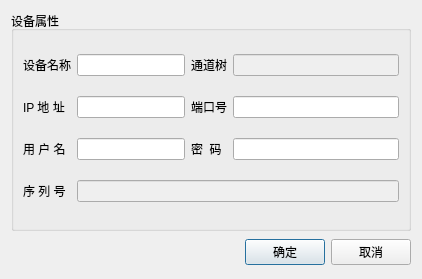
<?xml version="1.0" encoding="UTF-8"?>
<ui version="4.0">
 <class>Dialog</class>
 <widget class="QDialog" name="Dialog">
  <property name="windowModality">
   <enum>Qt::NonModal</enum>
  </property>
  <property name="enabled">
   <bool>true</bool>
  </property>
  <property name="geometry">
   <rect>
    <x>0</x>
    <y>0</y>
    <width>420</width>
    <height>279</height>
   </rect>
  </property>
  <property name="maximumSize">
   <size>
    <width>420</width>
    <height>279</height>
   </size>
  </property>
  <property name="windowTitle">
   <string>设备属性</string>
  </property>
  <layout class="QVBoxLayout" name="verticalLayout_2">
   <item>
    <layout class="QVBoxLayout" name="verticalLayout">
     <item>
      <widget class="QGroupBox" name="groupBox">
       <property name="minimumSize">
        <size>
         <width>400</width>
         <height>220</height>
        </size>
       </property>
       <property name="maximumSize">
        <size>
         <width>400</width>
         <height>220</height>
        </size>
       </property>
       <property name="title">
        <string>设备属性</string>
       </property>
       <layout class="QHBoxLayout" name="horizontalLayout">
        <item>
         <layout class="QGridLayout" name="gridLayout">
          <item row="0" column="0" colspan="2">
           <widget class="QLabel" name="label">
            <property name="text">
             <string>设备名称</string>
            </property>
           </widget>
          </item>
          <item row="0" column="6">
           <widget class="QLineEdit" name="channelNumber">
            <property name="enabled">
             <bool>false</bool>
            </property>
           </widget>
          </item>
          <item row="2" column="0" colspan="2">
           <widget class="QLabel" name="label_4">
            <property name="text">
             <string>用 户 名</string>
            </property>
           </widget>
          </item>
          <item row="3" column="0" colspan="2">
           <widget class="QLabel" name="label_7">
            <property name="text">
             <string>序 列 号</string>
            </property>
           </widget>
          </item>
          <item row="1" column="6">
           <widget class="QLineEdit" name="port"/>
          </item>
          <item row="2" column="6">
           <widget class="QLineEdit" name="password">
            <property name="echoMode">
             <enum>QLineEdit::Password</enum>
            </property>
           </widget>
          </item>
          <item row="1" column="5">
           <widget class="QLabel" name="label_3">
            <property name="text">
             <string>端口号</string>
            </property>
           </widget>
          </item>
          <item row="0" column="5">
           <widget class="QLabel" name="label_6">
            <property name="text">
             <string>通道树</string>
            </property>
           </widget>
          </item>
          <item row="0" column="2" colspan="3">
           <widget class="QLineEdit" name="deviceName"/>
          </item>
          <item row="1" column="2" colspan="3">
           <widget class="QLineEdit" name="ipAddr"/>
          </item>
          <item row="2" column="5">
           <widget class="QLabel" name="label_5">
            <property name="text">
             <string>密  码</string>
            </property>
           </widget>
          </item>
          <item row="2" column="2" colspan="3">
           <widget class="QLineEdit" name="userName"/>
          </item>
          <item row="3" column="2" colspan="5">
           <widget class="QLineEdit" name="serialNumber">
            <property name="enabled">
             <bool>false</bool>
            </property>
           </widget>
          </item>
          <item row="1" column="0" colspan="2">
           <widget class="QLabel" name="label_2">
            <property name="text">
             <string>IP 地 址</string>
            </property>
           </widget>
          </item>
         </layout>
        </item>
       </layout>
      </widget>
     </item>
     <item>
      <layout class="QHBoxLayout">
       <property name="spacing">
        <number>6</number>
       </property>
       <property name="leftMargin">
        <number>0</number>
       </property>
       <property name="topMargin">
        <number>0</number>
       </property>
       <property name="rightMargin">
        <number>0</number>
       </property>
       <property name="bottomMargin">
        <number>0</number>
       </property>
       <item>
        <spacer>
         <property name="orientation">
          <enum>Qt::Horizontal</enum>
         </property>
         <property name="sizeHint" stdset="0">
          <size>
           <width>131</width>
           <height>31</height>
          </size>
         </property>
        </spacer>
       </item>
       <item>
        <widget class="QPushButton" name="btnOk">
         <property name="text">
          <string>确定</string>
         </property>
        </widget>
       </item>
       <item>
        <widget class="QPushButton" name="btnCancel">
         <property name="text">
          <string>取消</string>
         </property>
        </widget>
       </item>
      </layout>
     </item>
    </layout>
   </item>
  </layout>
 </widget>
 <resources/>
 <connections>
  <connection>
   <sender>btnOk</sender>
   <signal>clicked()</signal>
   <receiver>Dialog</receiver>
   <slot>accept()</slot>
   <hints>
    <hint type="sourcelabel">
     <x>278</x>
     <y>253</y>
    </hint>
    <hint type="destinationlabel">
     <x>96</x>
     <y>254</y>
    </hint>
   </hints>
  </connection>
  <connection>
   <sender>btnCancel</sender>
   <signal>clicked()</signal>
   <receiver>Dialog</receiver>
   <slot>reject()</slot>
   <hints>
    <hint type="sourcelabel">
     <x>369</x>
     <y>253</y>
    </hint>
    <hint type="destinationlabel">
     <x>179</x>
     <y>282</y>
    </hint>
   </hints>
  </connection>
 </connections>
</ui>
